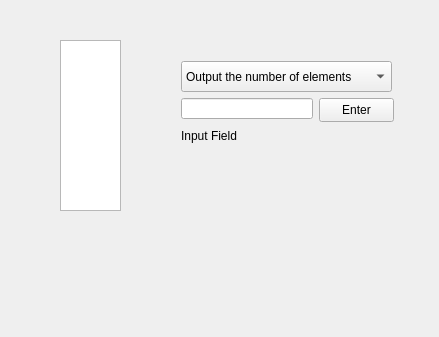
<?xml version="1.0" encoding="UTF-8"?>
<ui version="4.0">
 <class>Form</class>
 <widget class="QWidget" name="Form">
  <property name="geometry">
   <rect>
    <x>0</x>
    <y>0</y>
    <width>439</width>
    <height>337</height>
   </rect>
  </property>
  <property name="windowTitle">
   <string>Form</string>
  </property>
  <widget class="QComboBox" name="comboBox">
   <property name="geometry">
    <rect>
     <x>181</x>
     <y>61</y>
     <width>211</width>
     <height>31</height>
    </rect>
   </property>
   <item>
    <property name="text">
     <string>Output the number of elements</string>
    </property>
   </item>
   <item>
    <property name="text">
     <string>Insert element at the end of vector</string>
    </property>
   </item>
   <item>
    <property name="text">
     <string>Remove an element from the vector</string>
    </property>
   </item>
  </widget>
  <widget class="QTextEdit" name="textEdit">
   <property name="geometry">
    <rect>
     <x>60</x>
     <y>40</y>
     <width>61</width>
     <height>171</height>
    </rect>
   </property>
  </widget>
  <widget class="QLineEdit" name="lineEdit">
   <property name="geometry">
    <rect>
     <x>181</x>
     <y>98</y>
     <width>132</width>
     <height>21</height>
    </rect>
   </property>
  </widget>
  <widget class="QLabel" name="label">
   <property name="geometry">
    <rect>
     <x>181</x>
     <y>128</y>
     <width>61</width>
     <height>16</height>
    </rect>
   </property>
   <property name="text">
    <string>Input Field</string>
   </property>
  </widget>
  <widget class="QPushButton" name="pushButton">
   <property name="geometry">
    <rect>
     <x>319</x>
     <y>98</y>
     <width>75</width>
     <height>24</height>
    </rect>
   </property>
   <property name="text">
    <string>Enter</string>
   </property>
  </widget>
 </widget>
 <resources/>
 <connections/>
</ui>
